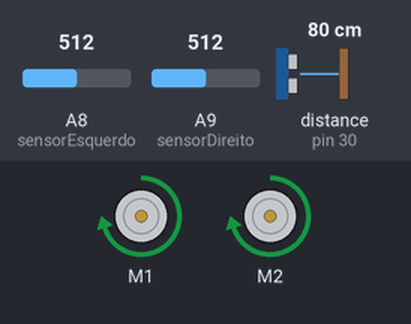
A sketch run on a simulated Arduino Mega 2560, built with avr-gcc and run on an emulated ATmega2560. On the bench: 2 × DC motor (green arrow = forward, orange = backward, longer = faster). The inputs (shaded band) are chosen by the test bench; at power-on: distance to the obstacle (sensor on pin 30) 80 cm, A8 (sensorEsquerdo) = 512, A9 (sensorDireito) = 512. The echo pulse lasts 58.3 µs per cm.

Above: at 1.2 s.
1.3 s: distance to the obstacle (sensor on pin 30) set to 5 cm
2.8 s: distance to the obstacle (sensor on pin 30) set to 2 cm
At 4.0 s:
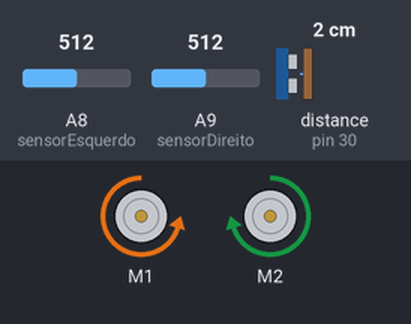
At 8.1 s:
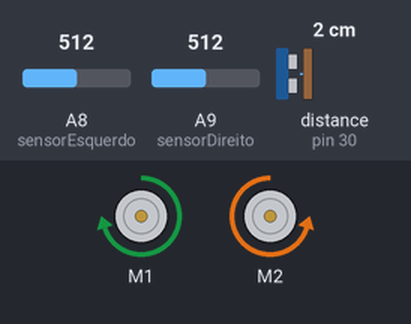
Timing chart, 0 to 14.4 s (numbered marks = the images above; inputs shaded):
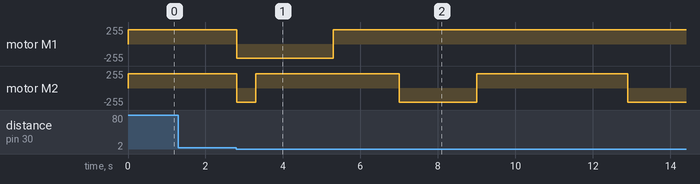

Measured:
- the behaviour switches between 4 and 3 cm on distance to the obstacle (sensor on pin 30) (found by bisection; images 0 and 1)
- after the input at 1.3 s, every drawn part: stays the same
- after the input at 2.8 s, motor M1: forward 215/255 → backward 215/255 at once, → forward 215/255 2.5 s later; motor M2: goes backward 215/255 0.50 s, forward 215/255 3.7 s, backward 215/255 2.0 s, forward 215/255 3.9 s, then backward 215/255, starting at once

The sketch:

MATUE_COMPLETO_DIREITA.ino
```cpp
#include <AFMotor.h>
#include <HCSR04.h>

AF_DCMotor motorEsquerdo(1);  // Motor Esquerdo conectado ao pino 1
AF_DCMotor motorDireito(2);   // Motor Direito conectado ao pino 2

#define sensorEsquerdo A8
#define sensorDireito A9
#define LIMIAR 800       // Limiar para detecção da linha preta
#define DISTANCIA_OBSTACULO_MIN 1 // Distância mínima para identificar obstáculo
#define DISTANCIA_OBSTACULO_MAX 4 // Distância máxima para identificar obstáculo

UltraSonicDistanceSensor distanceSensor(31, 30);  // Pino de trigger: 31, Pino de echo: 30

void setup() {
  pinMode(sensorEsquerdo, INPUT);
  pinMode(sensorDireito, INPUT);

  motorEsquerdo.setSpeed(215);
  motorDireito.setSpeed(215);

  Serial.begin(9600);
}

void loop() {
  int leituraEsquerda = analogRead(sensorEsquerdo);
  int leituraDireita = analogRead(sensorDireito);

  int distanciaObstaculo = distanceSensor.measureDistanceCm(); // Realiza a leitura da distância do sensor ultrassônico em cm

  if (distanciaObstaculo > DISTANCIA_OBSTACULO_MIN && distanciaObstaculo < DISTANCIA_OBSTACULO_MAX) {
    // Obstáculo detectado pelo sensor ultrassônico
    desviarObstaculo();
  } else {
    if (leituraEsquerda < LIMIAR && leituraDireita < LIMIAR) {
      // Ambos os sensores estão sobre a linha preta
      motorEsquerdo.run(FORWARD);
      motorDireito.run(FORWARD);
    } else if (leituraEsquerda < LIMIAR) {
      // Somente o sensor esquerdo está sobre a linha preta
      motorEsquerdo.run(BACKWARD);
      motorDireito.run(FORWARD);
    } else if (leituraDireita < LIMIAR) {
      // Somente o sensor direito está sobre a linha preta
      motorEsquerdo.run(FORWARD);
      motorDireito.run(BACKWARD);
    } else {
      // Nenhum sensor está sobre a linha preta
      motorEsquerdo.run(FORWARD);
      motorDireito.run(FORWARD);
    }
  }
}

void desviarObstaculo() {
  motorEsquerdo.run(BACKWARD);
  motorDireito.run(BACKWARD);
  delay(500); // Ajuste o tempo conforme necessário para o robô recuar mais tempo
  motorEsquerdo.run(BACKWARD);
  motorDireito.run(FORWARD);
  delay(2000); // Ajuste o tempo conforme necessário para o robô girar mais tempo
  motorEsquerdo.run(FORWARD);
  motorDireito.run(FORWARD);
  delay(1700); // Ajuste o tempo conforme necessário para o robô seguir em frente mais tempo
  motorEsquerdo.run(FORWARD);
  motorDireito.run(BACKWARD);
  delay(2000); // ajueste o tempo para o robô girar a esquerda
  motorEsquerdo.run(FORWARD);
  motorDireito.run(FORWARD);
  delay(3900); // ajuste o tempo para andar para frente
  motorEsquerdo.run(FORWARD);
  motorDireito.run(BACKWARD);
  delay(2000); // ajuste o tempo para virar a esquerda
  motorEsquerdo.run(FORWARD);
  motorDireito.run(FORWARD);
  delay(1500); // ajuste o tempo para andar para frente
  motorEsquerdo.run(BACKWARD);
  motorDireito.run(FORWARD);
  delay(2000); // ajuste o tempo para virar a direita
}
```
